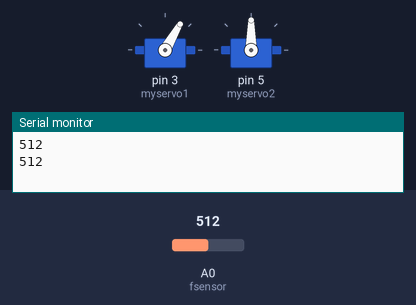
A sketch run on a simulated Arduino Uno, built with avr-gcc and run on an emulated ATmega328P. On the bench: 2 × servo, the last lines printed to the serial monitor. The inputs (shaded band) are chosen by the test bench; at power-on: A0 (fsensor) = 512.

Above: at 1.7 s.
1.8 s: A0 (fsensor) set to 105
At 2.26 s:
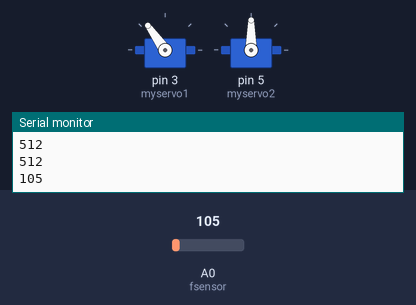
5.3 s: A0 (fsensor) set to 92
At 5.51 s:
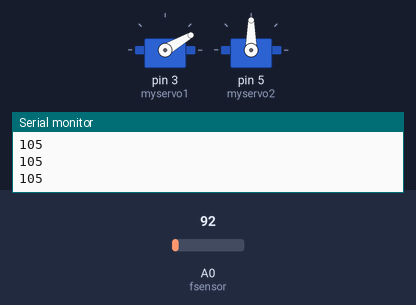
At 6.0 s:
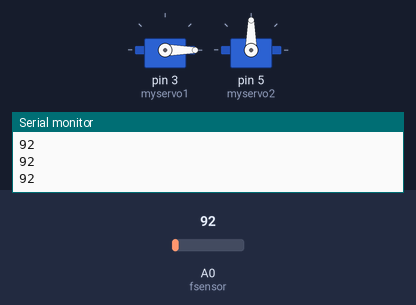
Timing chart, 0 to 8.3 s (numbered marks = the images above; inputs shaded):
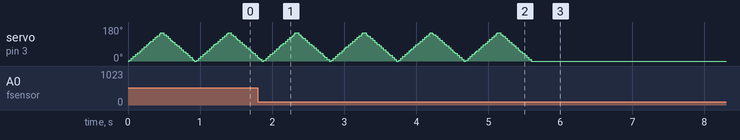

Measured:
- the behaviour switches between 101 and 100 on A0 (fsensor) (found by bisection; images 1 and 2)
- after the input at 5.3 s, servo on pin 3 (myservo1): goes on until 5.6 s, then stays 0°

The sketch:

drumstick.ino
```cpp
#include <Servo.h>

Servo myservo1;
Servo myservo2;

int fsensor = A0;

int pos = 0;

void setup() {
  Serial.begin(9600);
  myservo1.attach(3);
  myservo2.attach(5);
  pinMode(fsensor, INPUT);
}

void loop() {

  int fsensor_state = analogRead(fsensor);
 Serial.println(fsensor_state);
  if (fsensor_state >100){
  for (pos = 0; pos <= 150; pos += 5) {
    // in steps of 1 degree
    myservo1.write(pos);
    delay(15);
  }
  for (pos = 150; pos >= 0; pos -= 5) {
    myservo1.write(pos);

    delay(15);
  }
  }}
```
